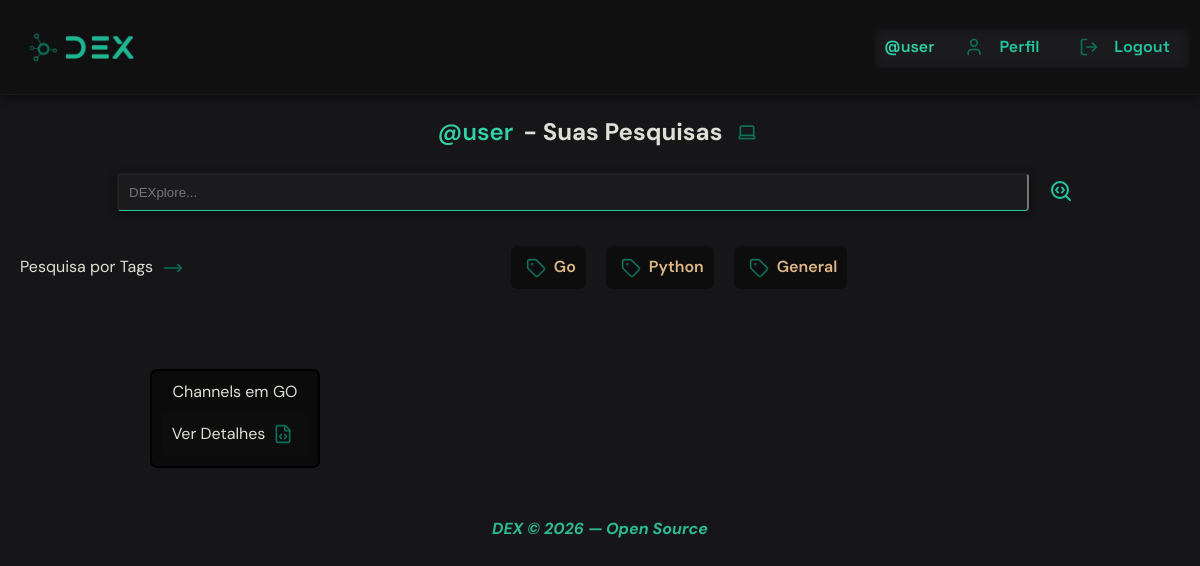
Screenshot of /profile/?tag=Go (signed in) with the database file from the repository.
### core/models.py (models this page shows, shortened)
class Tag(models.Model):
    name = models.CharField(blank=False, null=False)

class Search(models.Model):
    user = models.ForeignKey(User, on_delete=models.CASCADE)
    tag = models.ForeignKey(Tag, on_delete=models.SET_NULL, null=True)
    slug = models.SlugField(blank=True)
    query = models.CharField(max_length=255)
    what_is = models.TextField()
    how_it_works = models.TextField()
    code_example = models.TextField()
    when_to_use = models.TextField()
    created_at = models.DateTimeField(auto_now_add=True)

### core/views.py (the view)
# urls.py: path("profile/", profile, name="profile"),
@login_required
def profile(request):
    search_query = request.GET.get("search")
    tag_filter = request.GET.get("tag")
    if tag_filter:
        searches = Search.objects.filter(user=request.user, tag__name=tag_filter)
    elif search_query:
        searches = Search.objects.filter(user=request.user, query__icontains=search_query)
    else:
        searches = Search.objects.filter(user=request.user)
    tags = Tag.objects.filter(search__user=request.user).distinct()
    return render(request, "profile.html", {"tags": tags, "searches": searches})

### core/templates/profile.html (shortened to what this page needs)
{% extends 'base.html' %}
{% load static %}
{% block css %} <link rel="stylesheet" href="{% static 'css/profile.css' %}"> {% endblock %}
{% block content%}
{% include "navbar.html" %}
<main>
    <h2 class="title"><span class="username">@{{user.username}}</span> - Suas Pesquisas <i class="icon" data-lucide="laptop"></i> </h2>
    <div class="container-searches">
        <div class="container-search">
            <form method="GET" action="{% url 'core:profile' %}" class="search-form">
                <input type="text" class="search-input" name="search" placeholder="DEXplore...">
                <button type="submit" class="search-btn"><i class="search-icon" data-lucide="search-code"></i></button>
            </form>
        </div>
        <div class="tags-container">
            <span class="title-tags">Pesquisa por Tags <i class="icon" data-lucide="move-right"></i></span>
            {% if tags %}
            {% for tag in tags %}
            <div class="tags">
                <a href="{% url 'core:profile' %}?tag={{ tag.name }}" class="tag-link">
                    <i class="icon" data-lucide="tag"></i>
                    <span class="tag-name">{{ tag.name }}</span>
                </a>
                {% endfor %}
            </div>
            {% else %}
                <p style="margin:0 auto;">Você ainda não realizou nenhuma pesquisa, consequente ainda não possui filtro por tags</p>
            {% endif %}
        </div>
    </div>
    <div class="searches">
        {% if searches %}
        <div class="cards">
            {% for search in searches %}
            <div class="card">
                <span>{{search.query}}</span>
                <a href="{% url 'core:search_detail' search.slug search.id %}" class="detail-link">Ver Detalhes <i class="icon" data-lucide="file-code"></i>  </a>
            </div>
            {% endfor %}
        </div>
        {% else %}
            <p>Você ainda não realizou nenhuma pesquisa.</p>
        {% endif %}
    </div>
    <footer>
        <p class="copyright">DEX © 2026 — Open Source</p>
    </footer>
</main>
{% endblock %}

### core/templates/navbar.html (shortened to what this page needs)
{% load static %}
<header>
    <a href="{% url 'core:home' %}">
        <div class="img-wrapper">
            <img src="{% static 'images/dex-logo.png' %}" class="dex-logo" alt="DEX Logo">
        </div>
    </a>
    <nav class="navbar">
        {% if user.is_authenticated %}
        <span class="username">@{{user.username}}</span>
        <div class="nav-link-icon">
            <i class="icon" data-lucide="user"></i>
            <a href="{% url 'core:profile' %}" class="nav-link">Perfil</a>
        </div>
        <div class="nav-link-icon">
            <i class="icon" data-lucide="log-out"></i>
            <a href="{% url 'core:logout' %}" class="nav-link">Logout</a>
        </div>
        {% endif %}
    </nav>
</header>

### core/static/css/base.css (style rules this page uses)
:root { --text-color: #dfdfd6; --code-background-color: #161618; }
* { padding: 0; margin: 0; box-sizing: border-box; }
html { font-size: 62.5%; scroll-behavior: smooth; }
body { background-color: var(--code-background-color); color: var(--text-color); font-size: 1.6rem; line-height: 1.4; }

### core/static/css/navbar.css (style rules this page uses)
:root { --nav-link-color: #20C7A1; }
header { background-color: #101011; font-family: "Space Grotesk", sans-serif; width: 100%; height: auto; padding: 1rem; display: flex; align-items: center; justify-content: space-between; gap: 2rem; border-bottom: solid 1px rgba(32, 32, 32, 0.50); box-shadow: 0 2px 8px rgba(0, 0, 0, 0.6); }
.img-wrapper { display: flex; align-items: center; }
.dex-logo { height: auto; width: 15rem; object-fit: contain; }
.navbar { background-color: #1b1b1e; display: flex; align-items: center; justify-content: center; gap: 1.5rem; padding: 0.5rem 1rem; box-shadow: inset 0 2px 10px rgba(0, 0, 0, 0.6); border-radius: 0.4rem; }
.nav-link-icon { display: flex; gap: 1rem; padding: 0.5rem 1rem; align-items: center; justify-content: center; }
.username { color: var(--nav-link-color); }
.nav-link { color: var(--nav-link-color); text-decoration: none; font-weight: 600; transition: all 0.3s ease-in-out; cursor: pointer; }
.icon { color: #0b6f59; }

### core/static/css/profile.css (style rules this page uses)
main { font-family: "DM Sans", sans-serif; display: flex; flex-direction: column; align-items: center; justify-content: center; gap: 2rem; padding: 2rem; margin: 0 auto; }
.title { display: flex; align-items: center; justify-content: center; gap: 1rem; }
.title-searchs, .title-tags { display: flex; align-items: center; gap: 0.5rem; }
.username { color: #31d0a6; font-weight: 600; }
.icon { height: 2rem; width: 3rem; }
.container-search { width: 100%; display: flex; align-items: center; justify-content: center; gap: 1rem; }
.search-form { display: flex; align-items: center; justify-content: center; width: 100%; gap: 1rem; margin: 0 auto; padding: 0.5rem 1rem; }
.search-input { width: 80%; color: #dfdfd6; background-color: #1b1b1e; transition: all 0.3s ease-in-out; border-bottom: solid 1px #20C7A1; box-shadow: 0 2px 8px rgba(0, 0, 0, 0.6); padding: 1rem; border-radius: 0.4rem; }
.search-input { color: #dfdfd6; }
.search-btn { outline: none; cursor: pointer; background-color: transparent; border: none; transition: all 0.3s ease-in-out; padding: 0.5rem 1rem; border-radius: 0.4rem; }
.search-icon { color: #20C7A1; }
.tags-container { flex-wrap: wrap; display: flex; align-items: center; justify-content: center; gap: 1rem; margin: 0 auto; }
.tags { display: flex; align-items: center; justify-content: center; gap: 1rem; margin: 0 auto; padding: 1rem; flex-wrap: wrap; }
.tag-link { text-decoration: none; display: flex; align-items: center; justify-content: center; gap: 0.3rem; cursor: pointer; background-color: rgb(14, 13, 13); padding: 1rem; border-radius: 0.6rem; transition: all 0.3s ease-in-out; }
.tag-name { color: burlywood; font-weight: 600; }
.searches { width: 100%; margin: 0 auto; padding: 2rem; }
.cards { display: grid; grid-template-columns: repeat(3, 1fr); gap: 1.5rem; width: 100%; margin: 0 auto; padding: 2rem; }
.card { display: flex; flex-direction: column; align-items: center; justify-content: center; margin: 0 auto; padding: 1rem; border-radius: 0.7rem; border: 2px solid black; background-color: #0b0b0c; gap:1rem; }
.detail-link { text-decoration: none; color: inherit; display: flex; align-items: center; justify-content: center; gap: 0.3rem; cursor: pointer; background-color: rgb(14, 13, 13); padding: 1rem; border-radius: 0.6rem; transition: all 0.3s ease-in-out; }
.copyright { color: #2cba94; font-style:italic; font-weight: bold; }

### rows the page displays
Tag: name "Go"
Tag: name "Python"
Tag: name "General"
Search: query "Channels em GO"

### other values shown
{{ user.username }} "user"
